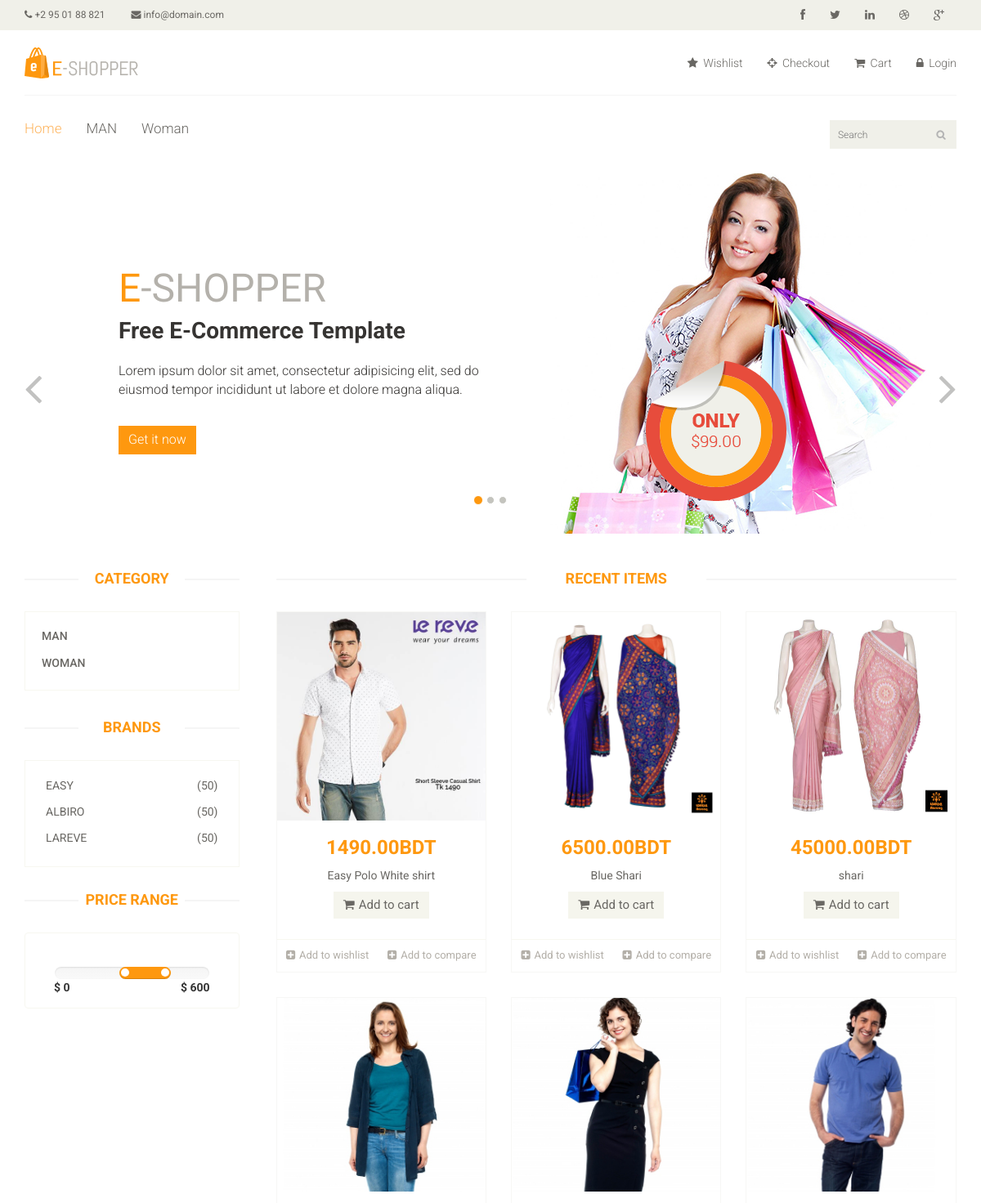
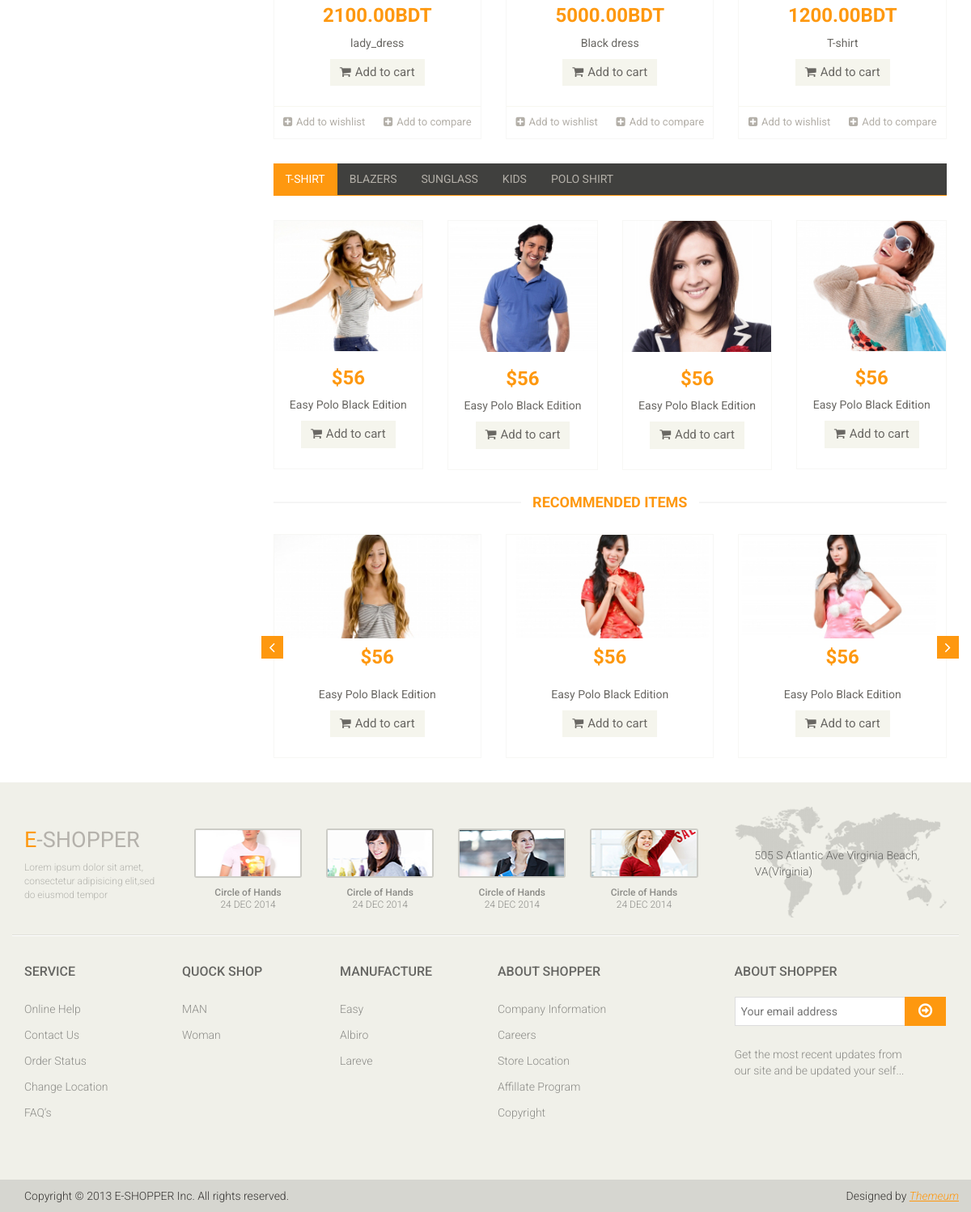
The page / on the database its author committed (2 pictures, top to bottom).
### tables this page shows
CREATE TABLE `tbl_category` (
  `category_id` int(10) NOT NULL,
  `category_name` varchar(100) NOT NULL,
  `publication_Status` tinyint(1) NOT NULL
);

CREATE TABLE `tbl_manufacture` (
  `manufacture_id` int(10) NOT NULL,
  `manufacture_name` varchar(100) NOT NULL,
  `publication_status` tinyint(1) NOT NULL
);

CREATE TABLE `tbl_product` (
  `product_id` int(10) NOT NULL,
  `product_name` varchar(255) NOT NULL,
  `category_id` int(10) NOT NULL,
  `manufacture_id` int(10) NOT NULL,
  `product_price` float(10,2) NOT NULL,
  `stock_amount` int(10) NOT NULL,
  `minimum_stock_amount` int(10) NOT NULL,
  `short_des` varchar(255) NOT NULL,
  `long_dsc` varchar(255) NOT NULL,
  `product_image` varchar(255) NOT NULL,
  `product_publication_status` tinyint(1) NOT NULL
);

### pages/homeContent.php (the view, shortened to what the rows shown need)
<section id="slider">
		<div class="container">
			<div class="row">
				<div class="col-sm-12">
					<div id="slider-carousel" class="carousel slide" data-ride="carousel">
						<div class="carousel-inner">
							<div class="item active">
								<div class="col-sm-6">
									<h1><span>E</span>-SHOPPER</h1>
									<h2>Free E-Commerce Template</h2>
								</div>
							</div>
						</div>
					</div>
				</div>
			</div>
		</div>
	</section>
        <section>
            <div class="container">
                <div class="row">
                    <div class="col-sm-3">
                      <?php
                         include 'include/side_menuber.php';
                      ?>
                    </div>
                    <?php
                    $run_query_select_recent_published_product = $object_apllication->select_all_recent_published_product();
                    ?>
                    <div class="col-sm-9 padding-right">
                        <div class="features_items">
                            <h2 class="title text-center">Recent Items</h2>
                            <?php
                            while ($select_recent_published_product = mysqli_fetch_assoc($run_query_select_recent_published_product)) {
                                ?>
                                <div class="col-sm-4">
                                    <div class="product-image-wrapper">
                                        <div class="single-products">
                                            <div class="productinfo text-center">
                                                <img src="admin/<?php echo $select_recent_published_product['product_image']; ?>" alt="" />
                                                <h2><?php echo $select_recent_published_product['product_price']; ?>BDT</h2>
                                                <p><?php echo $select_recent_published_product['product_name']; ?></p>
                                                <a href="#" class="btn btn-default add-to-cart"><i class="fa fa-shopping-cart"></i>Add to cart</a>
                                            </div>
                                            <div class="product-overlay">
                                                <div class="overlay-content">
                                                </div>
                                            </div>
                                        </div>
                                        <div class="choose">
                                            <ul class="nav nav-pills nav-justified">
                                                <li><a href="#"><i class="fa fa-plus-square"></i>Add to wishlist</a></li>
                                                <li><a href="#"><i class="fa fa-plus-square"></i>Add to compare</a></li>
                                            </ul>
                                        </div>
                                    </div>
                                </div>
<?php } ?>
                        </div>
                        <div class="category-tab">
                            <div class="tab-content">
                                <div class="tab-pane fade active in" id="tshirt" >
                                    <div class="col-sm-3">
                                        <div class="product-image-wrapper">
                                            <div class="single-products">
                                                <div class="productinfo text-center">
                                                    <h2>$56</h2>
                                                </div>
                                            </div>
                                        </div>
                                    </div>
                                    <div class="col-sm-3">
                                        <div class="product-image-wrapper">
                                            <div class="single-products">
                                                <div class="productinfo text-center">
                                                    <h2>$56</h2>
                                                </div>
                                            </div>
                                        </div>
                                    </div>
                                    <div class="col-sm-3">
                                        <div class="product-image-wrapper">
                                            <div class="single-products">
                                                <div class="productinfo text-center">
                                                    <h2>$56</h2>
                                                </div>
                                            </div>
                                        </div>
                                    </div>
                                    <div class="col-sm-3">
                                        <div class="product-image-wrapper">
                                            <div class="single-products">
                                                <div class="productinfo text-center">
                                                    <h2>$56</h2>
                                                </div>
                                            </div>
                                        </div>
                                    </div>
                                </div>
                            </div>
                        </div>
                        <div class="recommended_items">
                            <h2 class="title text-center">recommended items</h2>
                            <div id="recommended-item-carousel" class="carousel slide" data-ride="carousel">
                                <div class="carousel-inner">
                                    <div class="item active">
                                        <div class="col-sm-4">
                                            <div class="product-image-wrapper">
                                                <div class="single-products">
                                                    <div class="productinfo text-center">
                                                        <h2>$56</h2>
                                                    </div>
                                                </div>
                                            </div>
                                        </div>
                                        <div class="col-sm-4">
                                            <div class="product-image-wrapper">
                                                <div class="single-products">
                                                    <div class="productinfo text-center">
                                                        <h2>$56</h2>
                                                    </div>
                                                </div>
                                            </div>
                                        </div>
                                        <div class="col-sm-4">
                                            <div class="product-image-wrapper">
                                                <div class="single-products">
                                                    <div class="productinfo text-center">
                                                        <h2>$56</h2>
                                                    </div>
                                                </div>
                                            </div>
                                        </div>
                                    </div>
                                </div>
                            </div>
                        </div>
                    </div>
                </div>
            </div>
        </section>

### include/header_bootom.php (shortened to what the rows shown need)
<div class="header-bottom">
	<div class="container">
		<div class="row">
			<div class="col-sm-9">
				<div class="mainmenu pull-left">
                                                  <ul class="nav navbar-nav collapse navbar-collapse">
                                                      <?php
                                                      $run_query_select_all_published_category= $object_apllication -> select_all_published_category();
                                                      while ($select_all_published_category = mysqli_fetch_assoc($run_query_select_all_published_category)){
                                                          ?>
                                                      <li><a href="category.php?id=<?php echo $select_all_published_category['category_id']?>"><?php echo $select_all_published_category['category_name']?></a></li>
                                                     <?php  }?>
                                                  </ul>
				</div>
			</div>
		</div>
	</div>
</div>

### include/side_menuber.php (shortened to what the rows shown need)
<div class="left-sidebar">
           <h2>Category</h2>
           <div class="panel-group category-products" id="accordian">
                     <?php
               $run_query_select_all_published_category = $object_apllication->select_all_published_category();
               while ($select_all_published_category = mysqli_fetch_assoc($run_query_select_all_published_category)) {
                   ?>
                   <div class="panel panel-default">
                   <div class="panel-heading">
                       <h4 class="panel-title">
                           <a href="category.php?id=<?php echo $select_all_published_category['category_id']; ?>"><?php echo $select_all_published_category['category_name']; ?></a>
                       </h4>
                   </div>
               </div>
               <?php } ?>
           </div>
           <div class="brands_products">
               <h2>Brands</h2>
               <div class="brands-name">
                   <ul class="nav nav-pills nav-stacked">
                       <?php
                       $run_query_select_all_published_manufacture = $object_apllication->select_all_published_manufacture();
                       while ($select_all_published_manufacture = mysqli_fetch_assoc($run_query_select_all_published_manufacture)) {
                           ?>
                       <li><a href="manufacture.php?id=<?php echo $select_all_published_manufacture['manufacture_id']; ?> "> <span class="pull-right">(50)</span><?php echo $select_all_published_manufacture['manufacture_name']; ?></a></li>
                       <?php } ?>
                   </ul>
               </div>
           </div>
           <div class="price-range">
               <h2>Price Range</h2>
           </div>
       </div>

### include/footer-wedgets.php (shortened to what the rows shown need)
<div class="footer-widget">
		<div class="container">
			<div class="row">
				<div class="col-sm-2">
					<div class="single-widget">
						<h2>Service</h2>
					</div>
				</div>
				<div class="col-sm-2">
					<div class="single-widget">
						<h2>Quock Shop</h2>
						<ul class="nav nav-pills nav-stacked">
                                                             <?php
                                                       $run_query_select_all_published_category= $object_apllication -> select_all_published_category();
                                                       while ($select_all_published_category = mysqli_fetch_assoc($run_query_select_all_published_category)){
                                                           ?>
                                                           <li><a href="category.php?id=<?php echo $select_all_published_category['category_id']; ?>"><?php echo $select_all_published_category['category_name'];?></a></li>
                                                      <?php  }?>
						</ul>
					</div>
				</div>
				<div class="col-sm-2">
					<div class="single-widget">
                                                               <h2>Manufacture</h2>
						<ul class="nav nav-pills nav-stacked">
                                                                   <?php
                                                       $run_query_select_all_published_manufacture= $object_apllication -> select_all_published_manufacture();
                                                       while ($select_all_published_manufacture = mysqli_fetch_assoc($run_query_select_all_published_manufacture)){
                                                           ?>
                                                       <li><a href="manufacture.php?id=<?php echo $select_all_published_manufacture['manufacture_id']; ?>"><?php echo $select_all_published_manufacture['manufacture_name']?></a></li>
                                                      <?php  }?>
						</ul>
					</div>
				</div>
				<div class="col-sm-2">
					<div class="single-widget">
						<h2>About Shopper</h2>
					</div>
				</div>
				<div class="col-sm-3 col-sm-offset-1">
					<div class="single-widget">
						<h2>About Shopper</h2>
					</div>
				</div>
			</div>
		</div>
	</div>

### rows shown on the page
tbl_category: category_name "MAN"
tbl_category: category_name "Woman", category_name "WOMAN"
tbl_manufacture: manufacture_name "EASY", manufacture_name "Easy"
tbl_manufacture: manufacture_name "ALBIRO", manufacture_name "Albiro"
tbl_manufacture: manufacture_name "LAREVE", manufacture_name "Lareve"
tbl_product: product_image (picture), product_price "1490.00", product_name "Easy Polo White shirt"
tbl_product: product_image (picture), product_price "6500.00", product_name "Blue Shari"
tbl_product: product_image (picture), product_price "45000.00", product_name "shari"
tbl_product: product_image (picture), product_price "2100.00", product_name "lady_dress"
tbl_product: product_image (picture), product_price "5000.00", product_name "Black dress"
tbl_product: product_image (picture), product_price "1200.00", product_name "T-shirt"
